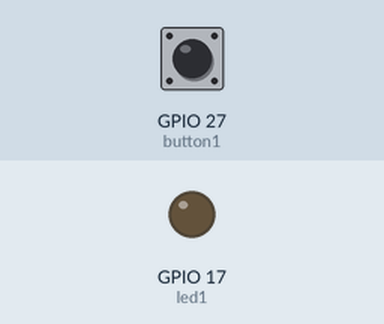
A program run on a simulated Raspberry Pi (BCM pin numbers). Parts: output pins drawn as LEDs (lit = HIGH). Dashed ring = blinking. Inputs (shaded band) come from the test bench; at power-on: GPIO 27 (button1) LOW.

Above: at 1.2 s.
1.3 s: GPIO 27 (button1) pulled HIGH for 1 s
At 1.55 s:
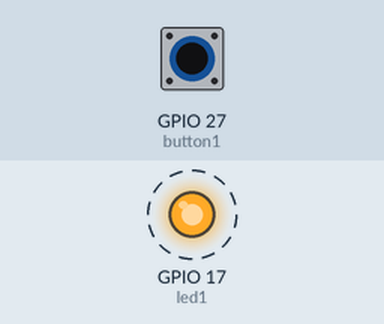
4.3 s: GPIO 27 (button1) pulled HIGH for 3.2 s
At 8.5 s:
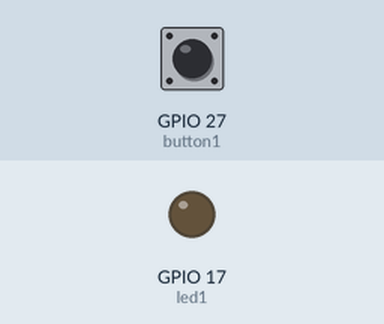
Timing chart, 0 to 10.0 s (numbered marks = the images above; inputs shaded):
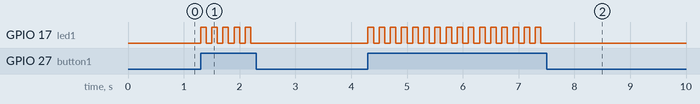

Measured:
- after the input at 1.3 s, GPIO 17 (led1): alternates HIGH for 0.10 s and LOW for 0.10 s, 10 changes in all, then stays LOW, starting at once
- after the input at 4.3 s, GPIO 17 (led1): alternates HIGH for 0.10 s and LOW for 0.10 s, 32 changes in all, then stays LOW, starting at once

The program:

main.py
```python
#!/usr/bin/python3

################################################################################
# main.py: Implementation of GPIO in Python using OOP.
################################################################################
import gpio

def main():
   """
   main: Connecting a led to pin 17 and a button to pin 27.
         When the button is pressed, the led is set to blink every 100 ms,
         otherwise the led is turned off.
   """
   led1 = gpio.output(17)
   button1 = gpio.input(27)
   while True:
      if button1.read():
         led1.blink(100)
      else:
         led1.off()
   return

# Calling the main function to start the program if this is the startup file:
if __name__ == "__main__":
   main()
```

gpio.py
```python
#!/usr/bin/python3

################################################################################
# gpio.py: GPIO implementation of GPIO for Raspberry Pi in Python.
################################################################################
import RPi.GPIO as GPIO
GPIO.setwarnings(False)
GPIO.setmode(GPIO.BCM)

class output:
   """
   output: User friendly implementation for digital outputs such as leds.

           Parameters:
           __pin: Storing pin number for setting output values.
           __enabled: Indicates if the output is high (enabled) or not.
   """

   def __init__(self, pin, start_val = 0):
      """
      __init__: Initializing specified GPIO pin as output.

                - self: Reference to the GPIO output.
                - pin : The GPIO output pin number.
                - start_val: Output start value, (0 = low, 1 = high).
                             Default value is set to 0 for low output starting value.
      """
      self.__pin = pin
      self.__enabled = False
      GPIO.setup(self.__pin, GPIO.OUT)
      GPIO.output(self.__pin, start_val)
      return

   def __del__(self):
      """
      __del__: Setting low output value on pin and resetting data direction
               to input when the object is deleted.

               - self: Reference to the GPIO output.
      """
      GPIO.output(self.__pin, 0)
      GPIO.setup(self.__pin, GPIO.IN)
      return

   def pin(self):
      """
      pin: Returning GPIO output pin number.

           - self: Reference to the GPIO output.
      """
      return self.__pin

   def enabled(self):
      """
      enabled: Indicates whether GPIO output value by returning boolean value,
               where True = high, False = low.

               - self: Reference to the GPIO output.
      """
      return self.__enabled

   def on(self):
      """
      on: Sets GPIO output value to high.

          - self: Reference to the GPIO output.
      """
      GPIO.output(self.__pin, 1)
      self.__enabled = True
      return

   def off(self):
      """
      off: Sets GPIO output value to low.

           - self: Reference to the GPIO output.
      """
      GPIO.output(self.__pin, 0)
      self.__enabled = False
      return

   def toggle(self):
      """
      toggle: Toggling GPIO output value from high to low or vice versa.

              - self: Reference to the GPIO output.
      """
      if self.__enabled:
         self.off()
      else:
         self.on()
      return

   def blink(self, blink_speed_ms):
      """
      blink: Blinkning GPIO output once with specified blink speed.

             - self          : Reference to the GPIO output.
             - blink_speed_ms: Blink speed in milliseconds.
      """
      for i in range(2):
         self.toggle()
         delay(blink_speed_ms)
      return

class input:
   """
   input: User friendly implementation for digital inputs such as buttons.
          No destructor is needed in this example.

          Parameters:
          __pin: Stores the input pin number for reading input values.
   """

   def __init__(self, pin):
      """
      __init__: Initializing specified GPIO pin as input.

                - self: Reference to the GPIO input.
                - pin : The GPIO input pin number.
      """
      self.__pin = pin
      GPIO.setup(self.__pin, GPIO.IN)
      return

   def read(self):
      """
      read: Returns input value from input pin as True (high) or False (low).

            - self: Reference to the GPIO input.
      """
      return GPIO.input(self.__pin)

def delay(delay_time_ms):
   """
   delay: Generating delay measured in milliseconds.

          - delay_time_ms: Required delay time in milliseconds.
   """
   import time
   time.sleep(delay_time_ms / 1000.0)
   return
```
